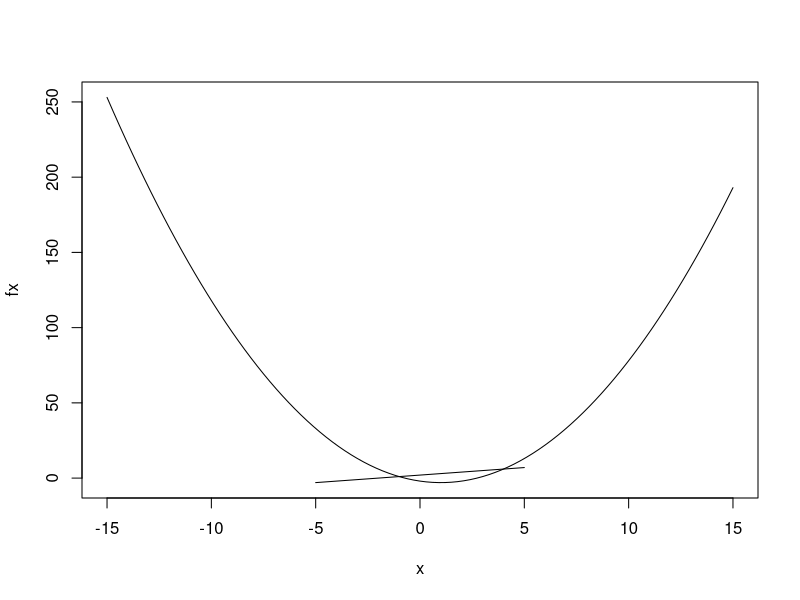

Here is the R script that generated this plot:
## ---- chunk 1
## define the integrated function
integrand <- function(x)
  {
  2*x-9
  }


## integrate the function from 0 to infinity
integrate(integrand, lower = 4.5, upper = 8.5)

## ---- chunk 2
fx <- function(x)
  {
  (x^2)-2*x-2
}

gx <- function(x)
  {
  x+2
}

plot (fx, -15, 15)
plot (gx, -5, 5, add=TRUE)
## ---- chunk 3
## define the integrated function
integrand <- function(x)
  {
  -x^{2}+3*x+4
  }


## integrate the function from 0 to infinity
integrate(integrand, lower = -1, upper = 4)
